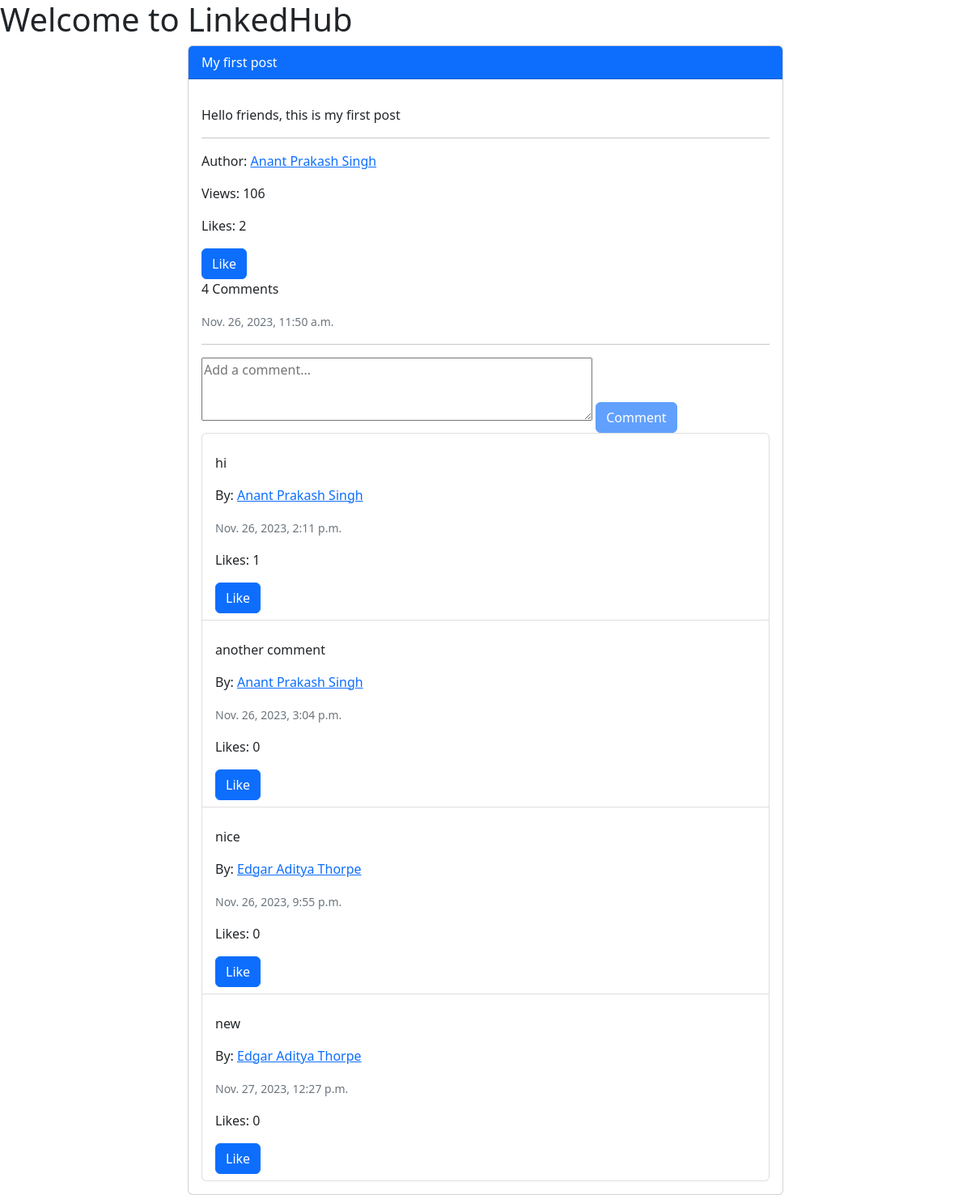
The app's page /post/1/ (signed in) with its own data.
### post/models.py (models this page shows, shortened)
class Post(models.Model):
    post_id = models.AutoField(primary_key=True)
    title = models.CharField(max_length=200)
    content = models.TextField()
    author_id = models.CharField(max_length=100)
    views = models.IntegerField(default=0)
    likes = models.IntegerField(default=0)
    comments = models.IntegerField(default=0)
    timestamp = models.DateTimeField(auto_now_add=True)

class Comment(models.Model):
    comment_id = models.AutoField(primary_key=True)
    post_id = models.IntegerField()
    content = models.TextField()
    author_id = models.CharField(max_length=100)
    likes = models.IntegerField(default=0)
    timestamp = models.DateTimeField(auto_now_add=True)

### home/models.py (models this page shows, shortened)
class UserProfile(models.Model):
    username = models.CharField(max_length=100)
    name = models.CharField(max_length=100)
    profile_pic = models.TextField(blank=True)
    bio = models.TextField(blank=True)
    organization = models.CharField(max_length=100, blank=True)

### post/views.py (the view)
# urls.py: path('<int:post_id>/', views.view_post, name='view_post'),
@login_required
def view_post(request, post_id):
    post = Post.objects.get(post_id=post_id)
    author = UserProfile.objects.get(username=post.author_id)
    post.views += 1
    post.save()
    cursor = connection.cursor()
    cursor.execute(f'''
        SELECT comment_id, post_id, content, author_id, likes, timestamp, name FROM post_comment
        LEFT JOIN home_userprofile
        ON post_comment.author_id = home_userprofile.username
        WHERE post_id={post_id}
        ORDER BY likes DESC;
    ''')
    comments = []
    for row in cursor.fetchall():
        comment = {
            'comment_id': row[0],
            'post_id': row[1],
            'content': row[2],
            'author_id': row[3],
            'likes': row[4],
            'timestamp': row[5],
            'name': row[6],
        }
        comments.append(comment)
    return render(request, 'view_post.html', {'post': post, 'author': author, 'comments': comments})

### templates/view_post.html (shortened to what this page needs)
<!DOCTYPE html>
<html lang="en">
<head>
    <link rel="stylesheet" href="https://cdn.jsdelivr.net/npm/bootstrap@5.2.3/dist/css/bootstrap.min.css">
</head>
<body>
    <h1>Welcome to LinkedHub</h1>
    <div class="container">
        <div class="row justify-content-center">
            <div class="col-md-8">
                <div class="card">
                    <div class="card-header bg-primary text-white">{{ post.title }}</div>
                    <div class="card-body">
                        <p class="card-text">{{ post.content|linebreaks }}</p>
                        <hr>
                        <p class="card-text">Author: <a href="/{{ post.author_id }}">{{ author.name }}</a></p>
                        <p class="card-text">Views: {{ post.views }}</p>
                        <p class="card-text">Likes: <span id="likes">{{ post.likes }}</span></p>
                        <button id="likeBtn" class="btn btn-primary" onclick="likePost()">Like</button>
                        <p class="card-text">{{ post.comments }} Comments</p>
                        <p class="card-text"><small class="text-muted">{{ post.timestamp }}</small></p>
                        <hr>
                        <form method="POST" action="/post/comment/">
                            <textarea rows="3" cols="50" name="content" id="commentContent" placeholder="Add a comment..."></textarea>
                            <button type="submit" id="commentBtn" class="btn btn-primary">Comment</button>
                        </form>
                        <ul class="list-group">
                            {% for comment in comments %}
                                {% if comment %}
                                    <li class="list-group-item">
                                        <p>{{ comment.content|linebreaks }}</p>
                                        <p>By: <a href="/{{ comment.author_id }}">{{ comment.name }}</a></p>
                                        <p><small class="text-muted">{{ comment.timestamp }}</small></p>
                                        <p>Likes: <span id="comments-likes-{{ comment.comment_id }}">{{ comment.likes }}</span></p>
                                        <button class="btn btn-primary" onclick="likeComment({{ comment.comment_id }})">Like</button>
                                    </li>
                                {% endif %}
                            {% endfor %}
                        </ul>
                    </div>
                </div>
            </div>
        </div>
    </div>
</body>
</html>

### records on screen
Post: title "My first post", content "Hello friends, this is my first post", views "106", likes "2", comments "4", timestamp "Nov. 26, 2023, 11:50 a.m."
UserProfile: name "Anant Prakash Singh"
Comment: content "nice", name "Edgar Aditya Thorpe", timestamp "Nov. 26, 2023, 9:55 p.m.", likes "0"
Comment: content "new", name "Edgar Aditya Thorpe", timestamp "Nov. 27, 2023, 12:27 p.m.", likes "0"

### other values on screen
{{ comment.content|linebreaks }} "hi" "another comment"
{{ comment.name }} "Anant Prakash Singh" "Anant Prakash Singh"
{{ comment.timestamp }} "Nov. 26, 2023, 2:11 p.m." "Nov. 26, 2023, 3:04 p.m."
{{ comment.likes }} "1" "0"
